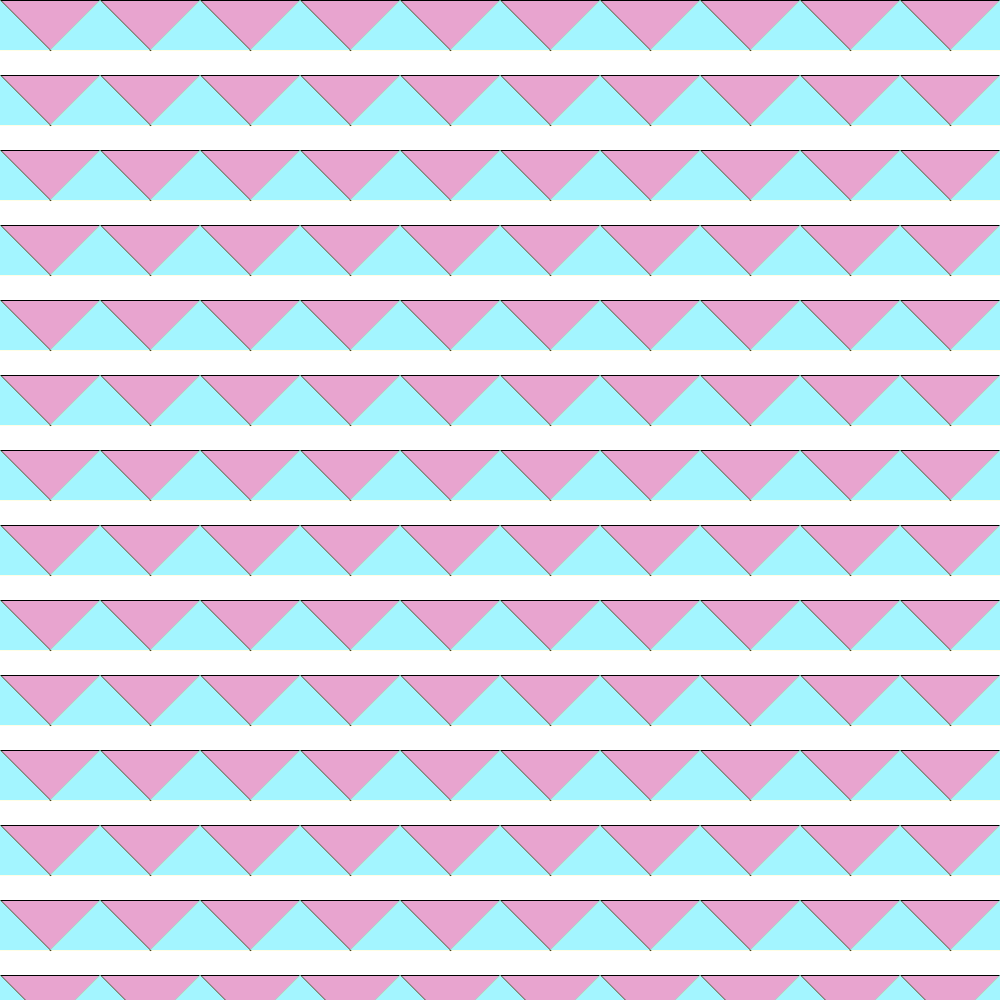
Frame 1 (no input)
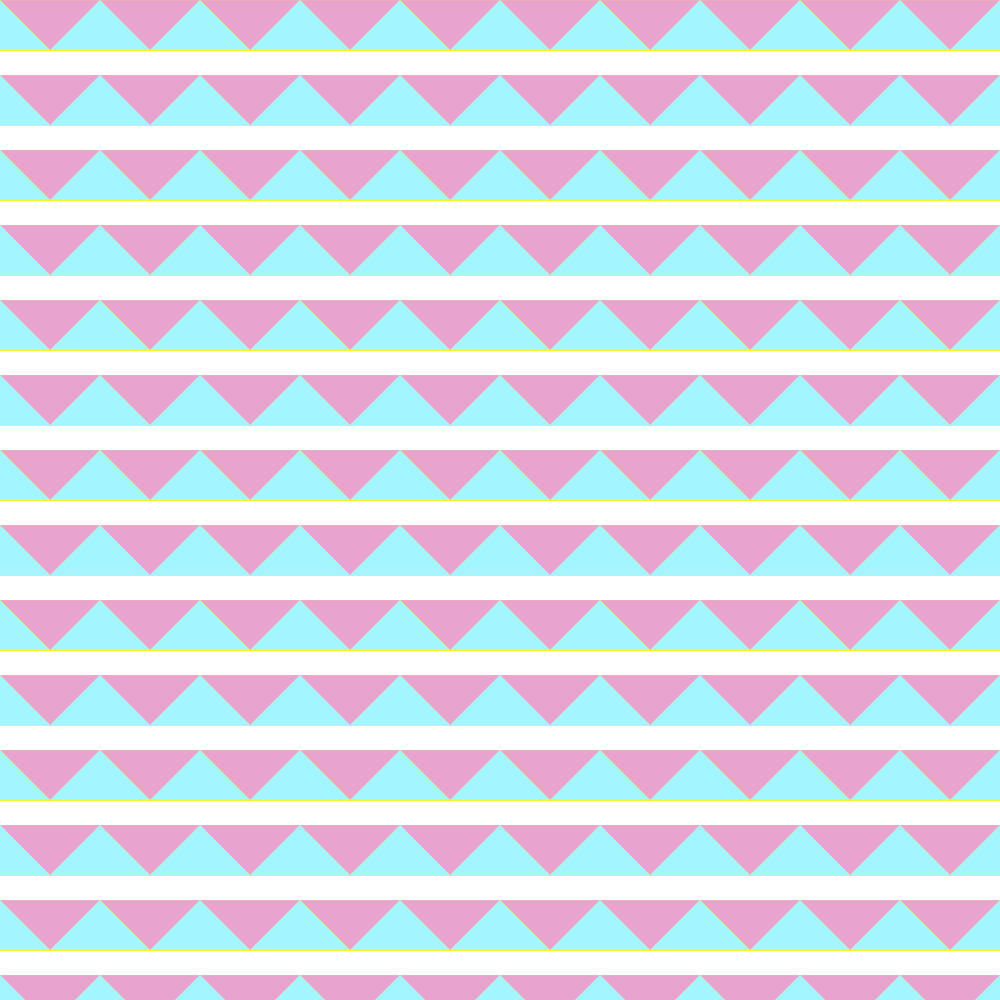
Frame 60 (the mouse pressed at the canvas centre just before this capture)
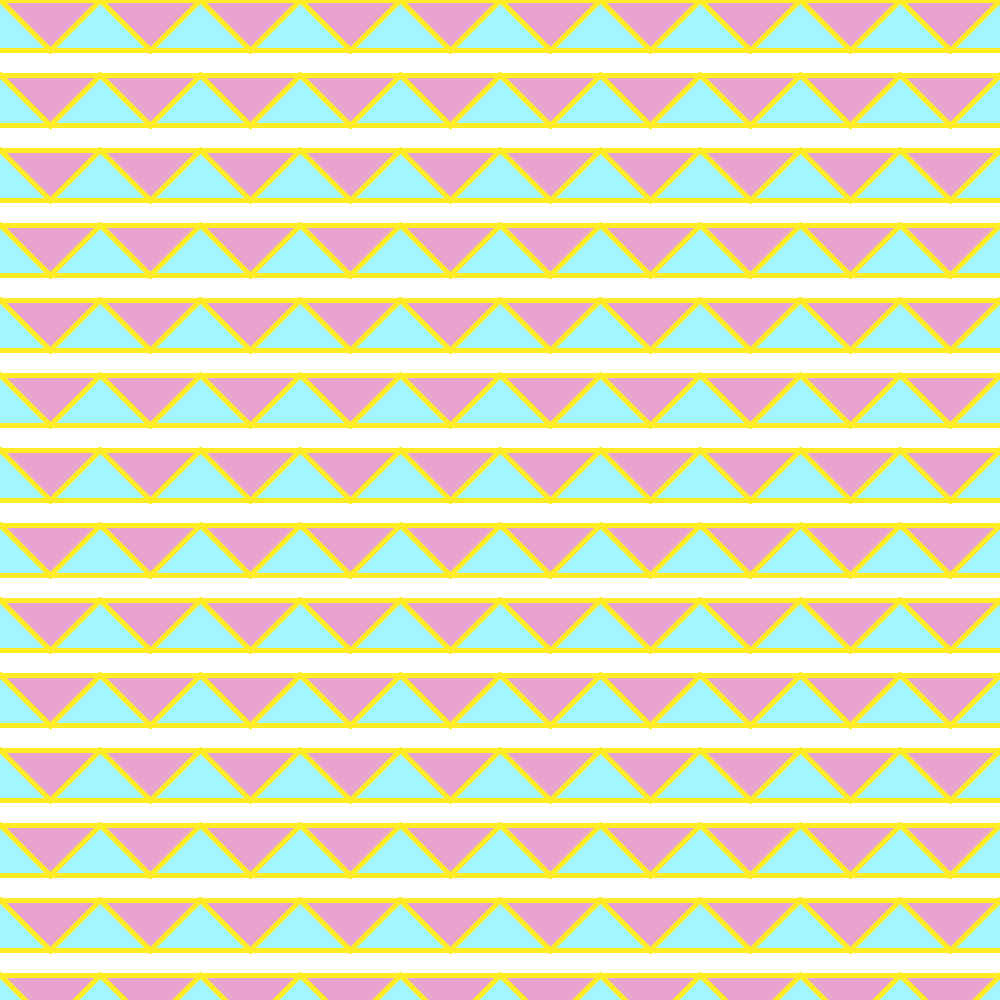
Frame 120 (the mouse held since frame 60 and released just before this capture)

The Processing sketch that drew these frames (run headless with seeded random() and noise(); from frame 60 on, the mouse is pressed at the canvas centre):

// Processing sketch: pattern1_exercise3
// ── pattern1_exercise3.pde
//declaring global variables

float x;
float y;
float a;
float b;

//setting up the background for the code
void setup() {
  size(1000,1000);
  background(255);
    
}

void draw(){
 //creating upside down triangles using for loop

  for(int x = 0; x < width; x+=100) {
    for(int y = 0; y <height; y +=75) {
      fill(232, 164, 207);
    triangle(x , y, x + 50, y + 50, x + 100, y);
  
  }
    }
  //creating right side up triangles using for loop
    for(int a = 0; a < width +50; a +=100) {
     for( int b = 0; b < height; b += 75){
       fill(163, 245, 255);
       strokeWeight(mouseX/100); //how thick the outlines of the triangles depends on the cursor location
       stroke(255, 236, 36);
       triangle(a-50, b + 50, a, b, a + 50, b +50); 
      
      
    }
   }
   
}
